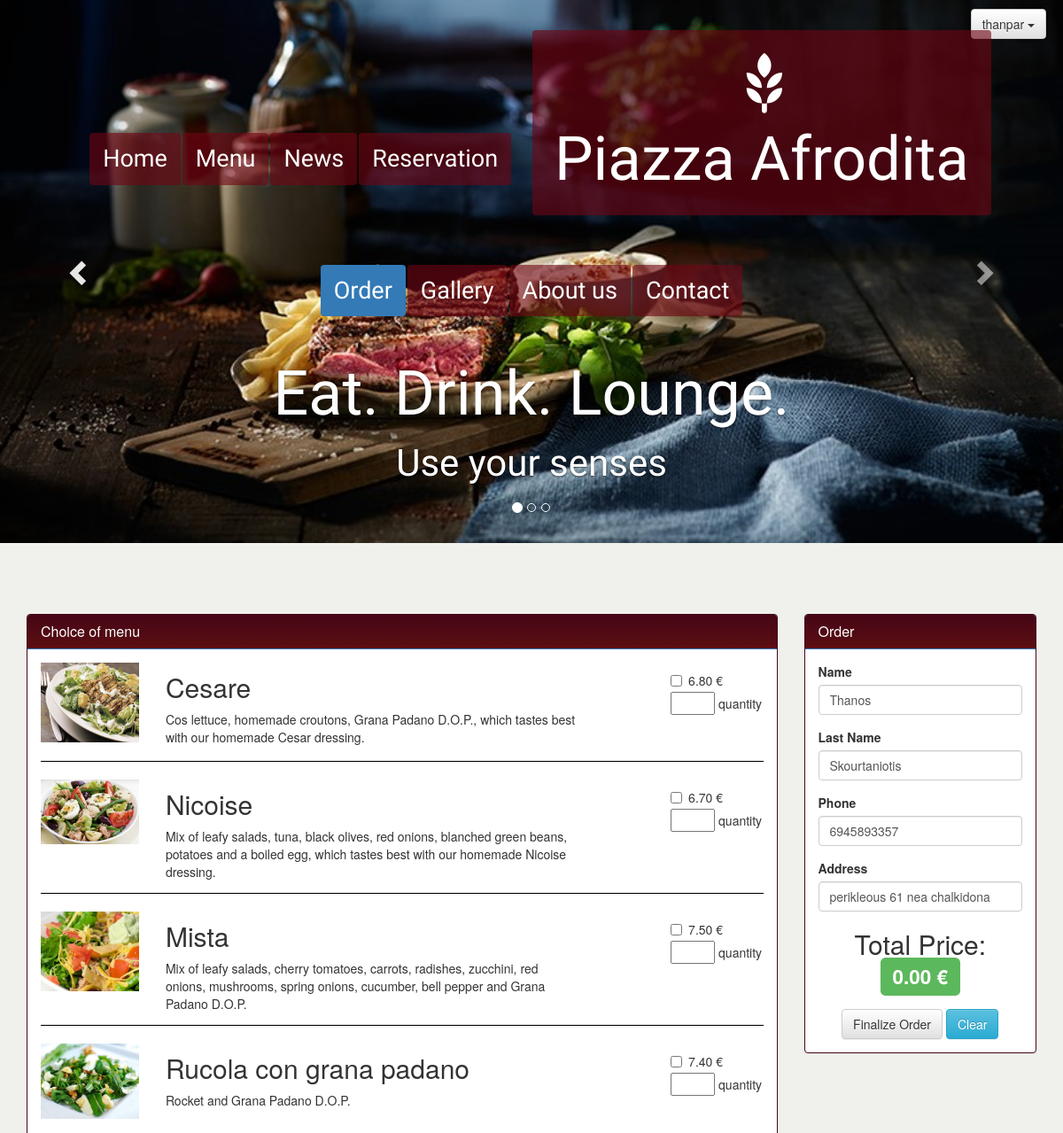
Page /index.php?page=order (signed in, upper part) on the earlier database version.
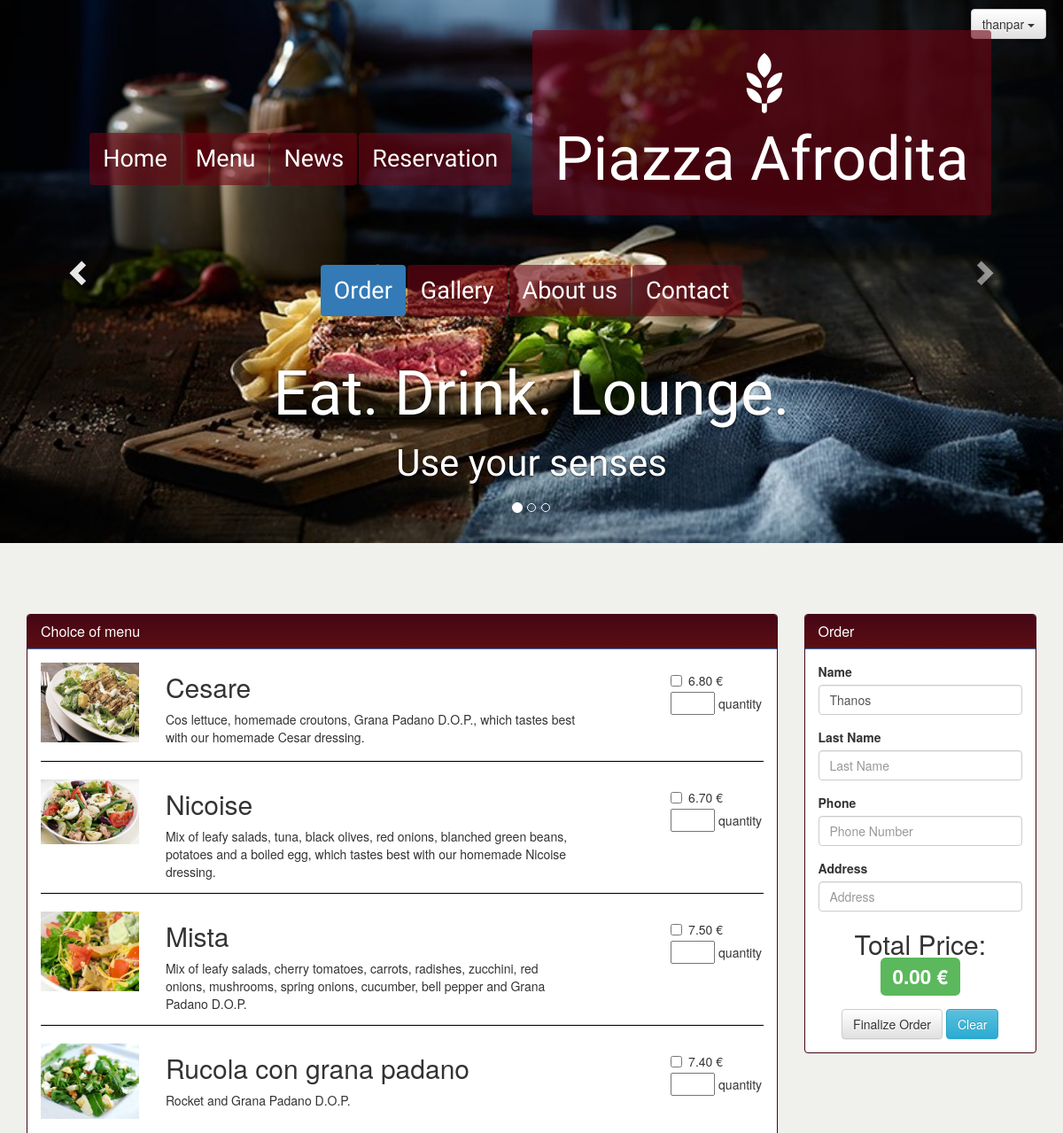
Same page on the later database version.
### tables this page shows
CREATE TABLE IF NOT EXISTS `users` (
`id` int(11) NOT NULL,
  `username` varchar(200) NOT NULL,
  `firstName` varchar(200) NOT NULL,
  `lastName` varchar(200) NOT NULL,
  `password` varchar(200) NOT NULL,
  `phone` varchar(50) NOT NULL,
  `address` varchar(200) NOT NULL,
  `privilege` int(10) NOT NULL,
  `email` varchar(200) NOT NULL
);

### index.php (called while the page is built)
<?php
    include('template/header.php');
    include('views/'.$page.'.php');
    include('template/footer.php');
 ?>

### functions/data.php (called while the page is built, shortened)
<?php
    function get_menu_data($dbc){
        $q="SELECT * FROM menu";
        $result = mysqli_query($dbc,$q);
        return $result;
    }
    function get_single_user_data($dbc,$id){
        $q="SELECT * FROM users WHERE id= $id";
        $r=mysqli_query($dbc,$q);
        $row=mysqli_fetch_assoc($r);
        return $row;
    }
?>

### views/order.php (the view)
<?php
    $singleUserData =  get_single_user_data($dbc,$_SESSION['id']);
    $result = get_menu_data($dbc);
?>
<div id="wrapper-secondary-pages">
    <div class="container">
        <div class="row">
            <div class="col-md-9">
                 <div id="reservation-panel" class="panel panel-primary">
                        <div id="reservation-panel-heading" class="panel-heading">
                            <h3 class="panel-title">Choice of menu</h3>
                        </div>
                            <div class="panel-body">
                                <?php while($row=mysqli_fetch_assoc($result)){ ?>
                                    <article class="row order-row">
                                        <div class="col-md-2">
                                            <img class="order-image" src="images/<?php echo $row['image']; ?>" alt="news image">
                                        </div>
                                        <div class="col-md-7" id="order-middle-column">
                                            <h3><?php echo $row['title']; ?></h3>
                                            <p><?php echo $row['body'];?> </p>
                                        </div>
                                        <div class="col-md-3">
                                            <div class="checkbox order-checkbox">
                                                <label class="order-checkbox-label" id ="order-checkbox-<?php echo $row['id']; ?>">
                                                  <input class="order-price-checkbox" id="checkbox-id-<?php echo $row['id']; ?>" type ="checkbox"> <?php echo $row['price']?> €
                                                </label>
                                                <label class="quantity-label">
                                                    <input class="quantity" id="quantity-id-<?php echo $row['id']; ?>" type="number"  min="1" max="9">    quantity
                                                </label>
                                            </div>
                                        </div>
                                    </article>
                                <hr class="menu-separator">
                                <?php } ?>
                            </div>
                  </div>
              </div>
            <div class="col-md-3">
                <form action="?page=order" method="post">
                    <div id="reservation-panel" class="panel panel-primary">
                        <div id="reservation-panel-heading" class="panel-heading">
                            <h3 class="panel-title">Order</h3>
                        </div>
                        <div class="panel-body">
                            <div class="form-group">
                                <label for="name" class="control-label">Name</label>
                                    <input type="text" class="form-control" id="name" placeholder="Name" value="<?php echo $singleUserData['firstName']; ?>">
                            </div>
                            <div class="form-group">
                                <label for="last" class="control-label">Last Name</label>
                                    <input type="text" class="form-control" id="last" placeholder="Last Name" value="<?php echo $singleUserData['lastName']; ?>">
                            </div>
                            <div class="form-group">
                                <label for="phone" class="control-label">Phone</label>
                                    <input type="text" class="form-control" id="phone" placeholder="Phone Number" maxlength="10" value="<?php echo $singleUserData['phone']; ?>">
                            </div>
                            <div class="form-group">
                                <label for="address" class="control-label">Address</label>
                                    <input type="text" class="form-control" id="address" placeholder="Address" value="<?php echo $singleUserData['address']; ?>">
                            </div>
                            <div id="reservation-button-wrapper">
                                <h3>Total Price: <span id="price-indicator" class="label label-success">0.00 €</span></h3>
                                <button id = "order-button" type="button" class="btn btn-default">Finalize Order</button>
                                <a id = "order-reset-button" href ="?page=order" class="btn btn-info" role="button">Clear</a>
                            </div>
                        </div>
                    </div>
                </form>
                </div>
          </div>
    </div>
</div>

Differences in the rows shown:
changed users "Thanos": lastName "Skourtaniotis" → (not shown); phone "6945893357" → (not shown); address "perikleous 61 nea chalkidona" → (not shown)
